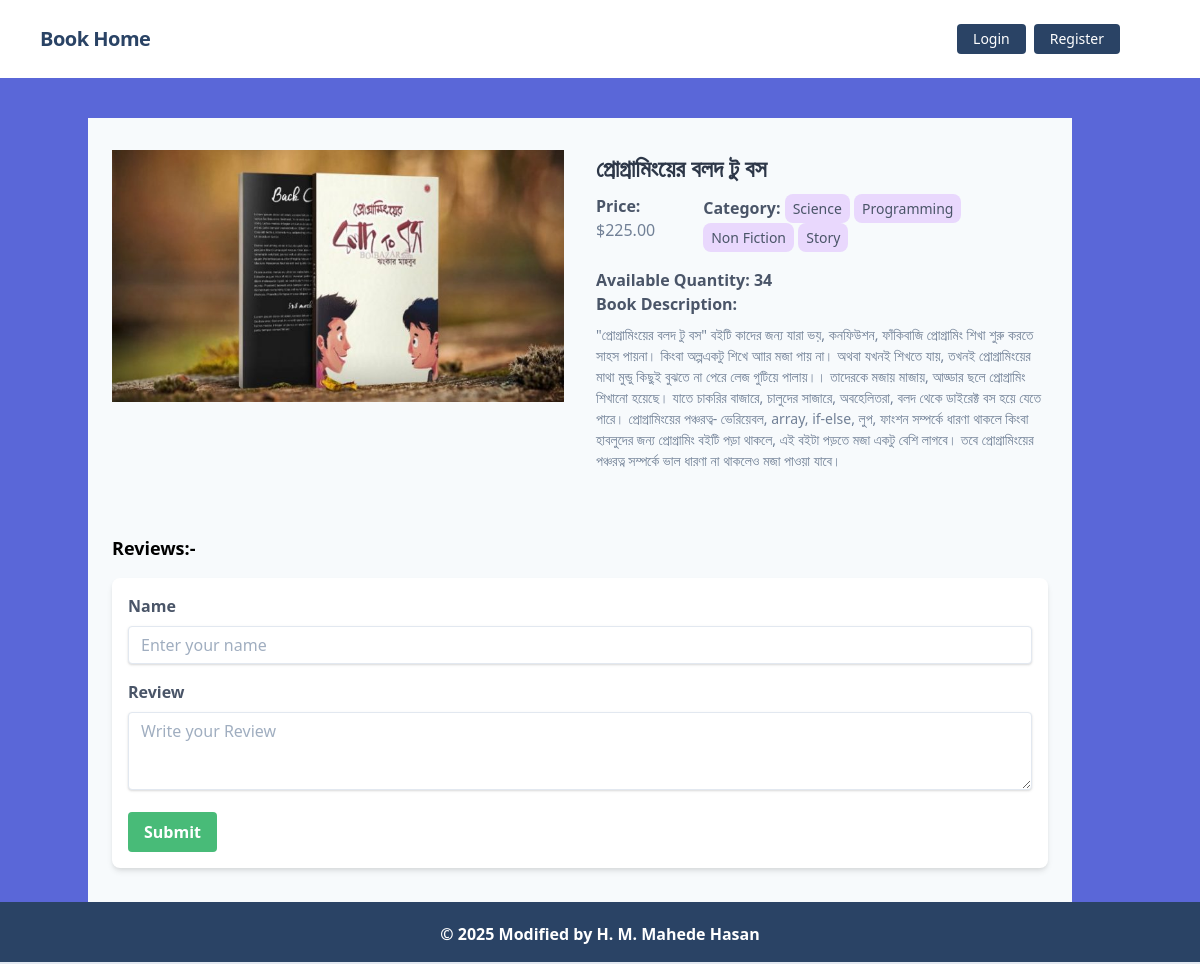
Page /book/details/7/ on the committed database.
### books/models.py (models this page shows, shortened)
class Book(models.Model):
    book_title = models.CharField(max_length=50)
    description = models.TextField()
    price =models.DecimalField(decimal_places=2, max_digits = 12)
    category = models.ManyToManyField(Category)
    reader = models.ForeignKey(User, on_delete=models.CASCADE, blank = True, null = True)
    borrowed_by = models.ManyToManyField(User, related_name='borrowed_book', blank=True)
    images = models.ImageField(upload_to='books/media/uploads/')
    quantity = models.PositiveIntegerField(default=1)

### categories/models.py (models this page shows, shortened)
class Category(models.Model):
    category_name = models.CharField(max_length=100)
    slug = models.SlugField(max_length=100,unique=True, null=True, blank=True)

### books/views.py (the view, shortened to what this page needs)
# urls.py: path('details/<int:id>/', views.DetailBookView.as_view(), name='detail_book'),
class DetailBookView(View):
    template_name = 'book_details.html'
    def get(self, request, *args, **kwargs):
        book = get_object_or_404(Book, id=self.kwargs['id'])
        reviews = book.reviews.all()
        review_form = ReviewForm()
        context = {
            'book': book,
            'reviews': reviews,
            'review_form': review_form,
        }
        return render(request, self.template_name, context)

### books/forms.py
class ReviewForm(forms.ModelForm):
    class Meta:
        model = Review
        fields = ['name','Reviews']

### books/templates/book_details.html (shortened to what this page needs)
{% extends 'base.html' %} {% load static %} {% load crispy_forms_tags %} {% block head_title %}Book Details{% endblock %} {% block content %}
<div class="bg-gray-100 dark:bg-gray-100 py-8 mt-10 mb-10 mr-10">
    <div class="max-w-6xl mx-auto px-4 sm:px-6 lg:px-8">
        <div class="flex flex-col md:flex-row -mx-6">
            <div class="md:flex-1 px-4">
                <div class="h-[460px] rounded-lg bg-gray-300 dark:bg-gray-700 mb-4">
                    <img class="w-full h-full object-cover" src="{{book.images.url}}" alt="Product Image">
                </div>
            </div>
            <div class="md:flex-1 px-4">
                <h2 class="text-2xl font-bold text-gray-800 dark:text-white mb-2">{{book.book_title}}</h2>
                <div class="flex mb-4">
                    <div class="mr-4">
                        <span class="font-bold text-gray-700 dark:text-gray-300">Price:</span>
                        <span class="text-gray-600 dark:text-gray-300">${{book.price}}</span>
                    </div>
                    <div class="mt-0">
                        <span class="font-bold text-gray-700 dark:text-gray-300">Category:
                            {% for category in book.category.all %}
                            <button  class="bg-purple-200 hover:bg-purple-300 py-1 px-2 rounded-lg text-sm">{{ category.category_name }}</button>
                            {% endfor %}
                        </span>
                    </div>
                </div>
                <div>
                    <span class="font-bold text-gray-700 dark:text-gray-300">Available Quantity: {{book.quantity}}</span>
                </div>
                <div>
                    <span class="font-bold text-gray-700 dark:text-gray-300">Book Description:</span>
                    <p class="text-gray-600 dark:text-gray-300 text-sm mt-2">{{book.description}}</p>
                </div>
            </div>
        </div>
    </div>
    <div class="bg-gray-100 p-6">
        <h2 class="text-lg font-bold mb-4">Reviews:-</h2>
        <form method="post" action="{% url 'post_review' book.id %}" class="bg-white p-4 rounded-lg shadow-md">
            <div class="mb-4">
                <label class="block text-gray-700 font-bold mb-2" for="name">Name</label>
                <input class="shadow appearance-none border rounded w-full py-2 px-3 text-gray-700 leading-tight focus:outline-none focus:shadow-outline" id="name" name="name" type="text" placeholder="Enter your name">
            </div>
            <div class="mb-4">
                <label class="block text-gray-700 font-bold mb-2" for="comment">Review</label>
                <textarea class="shadow appearance-none border rounded w-full py-2 px-3 text-gray-700 leading-tight focus:outline-none focus:shadow-outline" id="comment" name="Reviews" rows="3" placeholder="Write your Review"></textarea>
            </div>
            <button type="submit" class="bg-green-500 hover:bg-green-700 text-white font-bold py-2 px-4 rounded focus:outline-none focus:shadow-outline">Submit</button>
        </form>
        </div>
    </div>
</div>
{% endblock %}

### rows in the picture
Book: images (picture), book_title "প্রোগ্রামিংয়ের বলদ টু বস", price "225.00", quantity "34", description "\"প্রোগ্রামিংয়ের বলদ টু বস\" বইটি কাদের জন্য যারা ভয়, কনফিউশন, ফাঁকিবাজি প্রোগ্রামিং শিখা শুরু করতে সাহস পায়না। কিংবা অল্পএকটু শিখে আার মজা পায় না। অথবা যখনই শিখতে যায়, তখনই প্রোগ্রামিংয়ের মাথা মুন্ডু কিছুই বুঝতে না পেরে লেজ গুটিয়ে পালায়।। তাদেরকে মজায় মাজায়, আড্ডার ছলে প্রোগ্রামিং শিখানো হয়েছে। যাতে চাকরির বাজারে, চালুদের সাজারে, অবহেলিতরা, বলদ থেকে ডাইরেক্ট বস হয়ে যেতে পারে। প্রোগ্রামিংয়ের পঞ্চরত্ব- ভেরিয়েবল, array, if-else, লুপ, ফাংশন সম্পর্কে ধারণা থাকলে কিংবা হাবলুদের জন্য প্রোগ্রামিং বইটি পড়া থাকলে, এই বইটা পড়তে মজা একটু বেশি লাগবে। তবে প্রোগ্রামিংয়ের পঞ্চরত্ন সম্পর্কে ভাল ধারণা না থাকলেও মজা পাওয়া যাবে।"
Category: category_name "Science"
Category: category_name "Programming"
Category: category_name "Non Fiction"
Category: category_name "Story"
